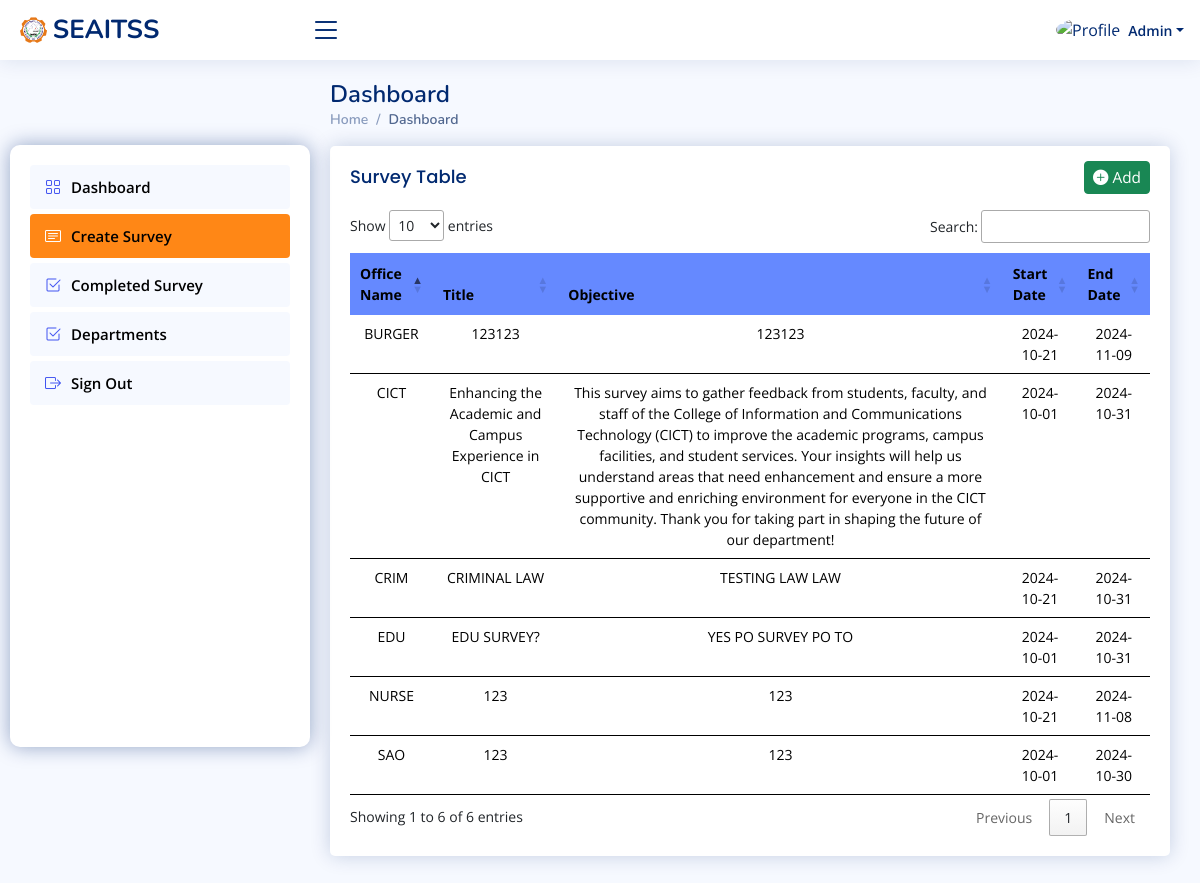
The page /admin/new_create_form.php on the database its author committed.
### tables this page shows
CREATE TABLE IF NOT EXISTS `surveys` (
  `survey_id` int NOT NULL AUTO_INCREMENT,
  `office` varchar(100) NOT NULL,
  `title` varchar(255) NOT NULL,
  `objective` text,
  `is_anonymous` tinyint(1) DEFAULT '0',
  `is_published` tinyint(1) DEFAULT '0',
  `start_date` date DEFAULT NULL,
  `end_date` date DEFAULT NULL,
  `created_by` int DEFAULT NULL,
  `created_at` timestamp NULL DEFAULT CURRENT_TIMESTAMP,
  `updated_at` timestamp NULL DEFAULT CURRENT_TIMESTAMP ON UPDATE CURRENT_TIMESTAMP,
  `is_complete` int NOT NULL,
  PRIMARY KEY (`survey_id`),
  KEY `created_by` (`created_by`)
);

### admin/new_create_form.php (the view, shortened to what this page needs)
<?php
include 'includes/newheader.php';
mysqli_set_charset($conn, "utf8");
$surveytable = "SELECT * FROM surveys";
if ($stmt = mysqli_prepare($conn, $surveytable)) {
    mysqli_stmt_execute($stmt);
    $surveyresult = mysqli_stmt_get_result($stmt);
} else {
    echo "Failed to prepare statement: " . mysqli_error($conn);
}
?>
<link rel="stylesheet" href="../css/newhome.css">
<link rel="stylesheet" href="../css/new_create_form.css">
<body>
    <header id="header" class="header fixed-top d-flex align-items-center">
        <div class="d-flex align-items-center justify-content-between">
            <a href="index.html" class="logo d-flex align-items-center">
                <img src="assets/img/logo.png" alt="">
                <span class="d-none d-lg-block">SEAITSS</span>
            </a>
            <i class="bi bi-list toggle-sidebar-btn"></i>
        </div>
        <?php include 'includes/new-nav-top.php'; ?>
    </header>
    <?php include 'includes/newsidebar.php'; ?>
    <main id="main" class="main">
        <div class="pagetitle">
            <h1>Dashboard</h1>
            <nav>
                <ol class="breadcrumb">
                    <li class="breadcrumb-item"><a href="index.html">Home</a></li>
                    <li class="breadcrumb-item active">Dashboard</li>
                </ol>
            </nav>
        </div>
        <section class="section dashboard">
            <div class="row">
                <div class="col-lg-12">
                    <div class="col-12">
                        <div class="card recent-sales overflow-auto">
                            <div class="filter" style="margin-right: 20px;">
                                <button type="button" class="btn btn-success btn-sm" data-bs-toggle="modal"
                                    data-bs-target="#createSurveyModal" style="font-size: 1.1em;"><i
                                        class="bi bi-plus-circle-fill"></i>
                                    Add</button>
                            </div>
                            <div class="card-body">
                                <h5 class="card-title">Survey Table</h5>
                                <table id="surveyTable" class="table datatable" style="width:100%">
                                    <thead>
                                        <tr>
                                            <th scope="col">Office Name</th>
                                            <th scope="col">Title</th>
                                            <th scope="col">Objective</th>
                                            <th scope="col">Start Date</th>
                                            <th scope="col">End Date</th>
                                        </tr>
                                    </thead>
                                    <tbody>
                                        <?php while ($surveyrow = mysqli_fetch_assoc($surveyresult)) { ?>
                                            <tr>
                                                <td><?php echo htmlspecialchars($surveyrow['office'], ENT_QUOTES, 'UTF-8'); ?>
                                                </td>
                                                <td><?php echo htmlspecialchars($surveyrow['title'], ENT_QUOTES, 'UTF-8'); ?>
                                                </td>
                                                <td><?php echo htmlspecialchars($surveyrow['objective'], ENT_QUOTES, 'UTF-8'); ?>
                                                </td>
                                                <td><?php echo htmlspecialchars($surveyrow['start_date'], ENT_QUOTES, 'UTF-8'); ?>
                                                </td>
                                                <td><?php echo htmlspecialchars($surveyrow['end_date'], ENT_QUOTES, 'UTF-8'); ?>
                                                </td>
                                            </tr>
                                        <?php } ?>
                                    </tbody>
                                </table>
                            </div>
                        </div>
                    </div>
                </div>
            </div>
        </section>
    </main>
</body>
</html>

### css/style.css (style rules this page uses)
:root { scroll-behavior: smooth; }
body { font-family: "Open Sans", sans-serif; background: #f6f9ff; color: #444444; }
a { color: #4154f1; text-decoration: none; }
h1, h2, h3, h4, h5, h6 { font-family: "Nunito", sans-serif; }
#main { margin-top: 60px; padding: 20px 30px; transition: all 0.3s; }
.pagetitle { margin-bottom: 10px; }
.pagetitle h1 { font-size: 24px; margin-bottom: 0; font-weight: 600; color: #012970; }
.card { margin-bottom: 1rem; border: none; border-radius: 5px; box-shadow: 0px 0 30px rgba(1, 41, 112, 0.1); }
.card-title { padding: 20px 0 15px 0; font-size: 18px; font-weight: 500; color: #012970; font-family: "Poppins", sans-serif; }
.card-body { padding: 0 20px 20px 20px; }
.breadcrumb { font-size: 14px; font-family: "Nunito", sans-serif; color: #899bbd; font-weight: 600; }
.breadcrumb a { color: #899bbd; transition: 0.3s; }
.breadcrumb .breadcrumb-item::before { color: #899bbd; }
.breadcrumb .active { color: #51678f; font-weight: 600; }
.logo { line-height: 1; }
@media (min-width: 1200px) { .logo { width: 280px; } }
.logo img { max-height: 26px; margin-right: 6px; }
.logo span { font-size: 26px; font-weight: 700; color: #012970; font-family: "Nunito", sans-serif; }
.header { transition: all 0.5s; z-index: 997; height: 60px; box-shadow: 0px 2px 20px rgba(1, 41, 112, 0.1); background-color: #fff; padding-left: 20px; }
.header .toggle-sidebar-btn { font-size: 32px; padding-left: 10px; cursor: pointer; color: #012970; }
@media (min-width: 1200px) { #main, #footer { margin-left: 300px; } }
.dashboard .filter { position: absolute; right: 0px; top: 15px; }
.dashboard .recent-sales { font-size: 14px; }
.dashboard .recent-sales .table thead { background: #f6f6fe; }
.dashboard .recent-sales .table thead th { border: 0; }

### css/newhome.css (style rules this page uses)
#surveyTable { text-align: center; }
.datatable th { background-color: rgb(101, 137, 255) !important; }
.card { box-shadow: 0px 0px 20px rgba(1, 41, 112, 0.2); }

### css/new_create_form.css (style rules this page uses)
table.dataTable.no-footer { border-bottom: none !important; }

### rows shown on the page
surveys: office "CICT", title "Enhancing the Academic and Campus Experience in CICT", objective "This survey aims to gather feedback from students, faculty, and staff of the College of Information and Communications Technology (CICT) to improve the academic programs, campus facilities, and student services. Your insights will help us understand areas that need enhancement and ensure a more supportive and enriching environment for everyone in the CICT community. Thank you for taking part in shaping the future of our department!", start_date "2024-10-01", end_date "2024-10-31"
surveys: office "SAO", title "123", objective "123", start_date "2024-10-01", end_date "2024-10-30"
surveys: office "EDU", title "EDU SURVEY?", objective "YES PO SURVEY PO TO", start_date "2024-10-01", end_date "2024-10-31"
surveys: office "CRIM", title "CRIMINAL LAW", objective "TESTING LAW LAW", start_date "2024-10-21", end_date "2024-10-31"
surveys: office "BURGER", title "123123", objective "123123", start_date "2024-10-21", end_date "2024-11-09"
surveys: office "NURSE", title "123", objective "123", start_date "2024-10-21", end_date "2024-11-08"
